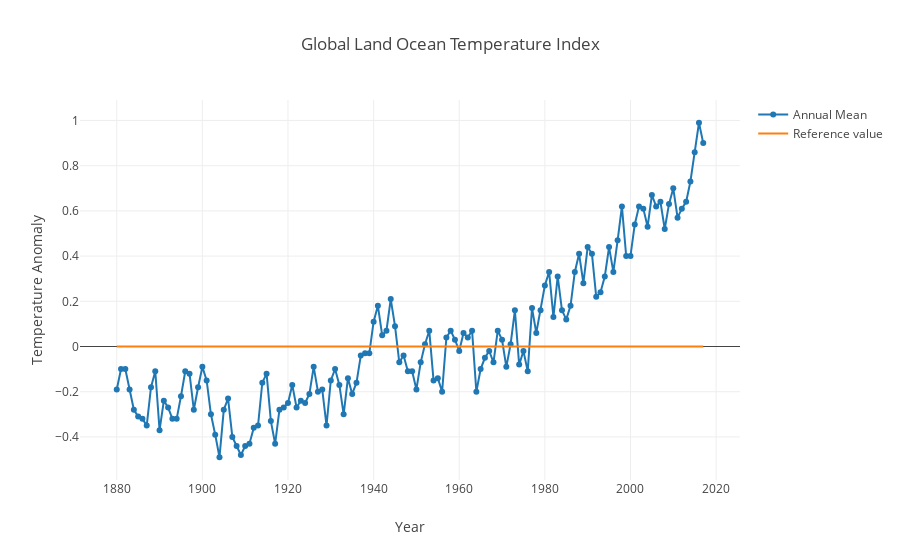

The code cell stored with this chart in its notebook:
### Markdown cell above
Now lets use this data to create a line graph that will show us the global land and ocean surface temperature trend from 1880 to 2017.

### Code cell
init_notebook_mode(connected=True)

trace0 = go.Scatter(
    x = global_temperature_df['Year'],
    y = global_temperature_df['Annual Mean'],
    mode = 'lines+markers',
    name = 'Annual Mean'
)
trace1 = go.Scatter(
x = global_temperature_df['Year'],
y = [0]*len(global_temperature_df['Annual Mean']),
mode = 'lines',
#opacity = 0.5,
name='Reference value',
hoverinfo = 'none'
)

data = [trace0,trace1]
layout = go.Layout(dict(title='Global Land Ocean Temperature Index'),
                   xaxis=dict(title='Year'),
                   yaxis=dict(title='Temperature Anomaly')
)
fig = go.Figure(data=data,layout=layout)
iplot(fig)

### Figure 1 — Plotly figure (JSON) as saved in the notebook; plotly's stock layout.template omitted (floating-point values rounded to 4 significant figures; data arrays with more than 128 entries replaced by an {"elided": "..."} marker saying what was removed)
{"data": [{"mode": "lines+markers", "name": "Annual Mean", "type": "scatter", "x": {"elided": "138 int values"}, "y": {"elided": "138 float values"}}, {"hoverinfo": "none", "mode": "lines", "name": "Reference value", "type": "scatter", "x": {"elided": "138 int values"}, "y": {"elided": "138 int values"}}], "layout": {"title": "Global Land Ocean Temperature Index", "xaxis": {"title": "Year"}, "yaxis": {"title": "Temperature Anomaly"}}}
